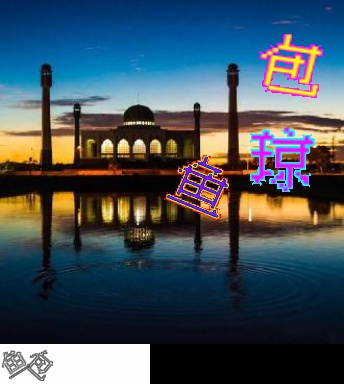
#> input picture js_reverse_cache/tasks/bili-gt3-solver/cache/live2.jpg, 344 x 384 px
$ python check_v11.py
#> lines starting #> are read from the running program, lines starting #| are printed output that depends on the picture
### js_reverse_cache/tasks/bili-gt3-solver/gt3_click_solve_v11.py
"""Word-click solver v11: prompt-filtered multi-model OCR identification.

Key idea (validated against real rounds)
---------------------------------------
A single glamorous reading of a rotated neon glyph is unreliable, but we do not need
one: for prompt character X we only ask whether some glyph was read as EXACTLY X at
some rotation.  The prompt supplies the filter, so the widely-confusable readings that
OCR produces (鱼/画/壤 for 黄, 琼/缘/璃 for 凉) are harmless -- a distractor is only a
false candidate if it is *ever* read as one of the (few, specific) prompt characters.

Measured examples: on a live round with prompt 黄包 the glyph 包 was read 99 times and
黄 did appear, while the distractor 凉 never produced either prompt character.

Pipeline
--------
1. click count + prompt characters: fixed prompt-card geometry (bottom 116x40 of the
   round JPEG, which is what .geetest_tip_img shows at 1:1), whole-card OCR over several
   upscales with two ddddocr models
2. glyph boxes: ddddocr detector, expanded to the median box size (the detector keeps
   under-cropping glyphs) and merged when they overlap (it also splits one glyph)
3. readings: every glyph re-OCR'd over 0..355 degrees, two models, two scales
4. assignment: prompt order, fewest-hit-first, each glyph used once

usage: python gt3_click_solve_v11.py <pic.jpg> [--out vis.jpg] [--json out.json]
"""
from __future__ import annotations

import argparse
import concurrent.futures as futures
import json
import os
import pathlib
import sys

import cv2
import numpy as np

from gt3_click_solve_dd import det_boxes, note
from gt3_click_solve_v10 import is_cjk, ocr, prompt_card

TASK = pathlib.Path(__file__).resolve().parent
ANGLES = list(range(0, 360, 10))
SCALES = (2, 3)
PADS = (6, 14)
MIN_N, MAX_N = 2, 6

# The rotation/scale sweep is ~1440 ddddocr calls per round and each costs 20-160 ms,
# which is the entire solve budget (the detector is ~0.2 s).  ddddocr classification is
# thread-safe -- onnxruntime releases the GIL and the two recognisers are shared
# read-only -- so the sweep runs on a thread pool.  Measured on a live round: 4.95x at
# 8 threads with byte-identical readings.
OCR_WORKERS = int(os.environ.get("GT3_OCR_WORKERS") or max(1, min(8, os.cpu_count() or 1)))
_OCR_POOL: futures.ThreadPoolExecutor | None = None


# [6 lines left out: function ocr_pool, not called in this run]


def build_recognisers():
    import ddddocr
    return [ddddocr.DdddOcr(show_ad=False), ddddocr.DdddOcr(show_ad=False, beta=True)]


# [65 lines left out: functions rotate_img, detect_boxes, read_glyph, not called in this run]


def solve(pic_path: pathlib.Path) -> dict:
    import ddddocr
    img = cv2.imdecode(np.fromfile(str(pic_path), dtype=np.uint8), cv2.IMREAD_COLOR)
#> img is the input picture: shape (384, 344, 3); mean B, G, R 91.7, 81.1, 67.8
    if img is None:
        raise RuntimeError(f"cannot read {pic_path}")
    h, w = img.shape[:2]
#> h = 384; w = 344
    card, box, card_src = prompt_card(img)
    field = img[:box[1], :]
    recs = build_recognisers()

    # ---- click count + prompt candidates -----------------------------------
    # We do NOT need the true character.  OCR errors are systematic: the same model
    # misreads the card's 黄 and the field's 黄 as the same wrong glyph (鱼), so matching
    # card cell <-> field glyph on whatever readings they share recovers the mapping.
    # Each card cell therefore keeps ALL of its readings, weighted by how often each
    # occurred, and the whole-card reading contributes one vote per matching length.
    texts = []
    for rec in recs:
        for s in (2, 3, 4, 6):
            t = ocr(rec, card, s)
            if t:
                texts.append(t)
    cand_chars = [[c for c in t if is_cjk(c)] for t in texts]
    lengths = sorted({len(c) for c in cand_chars if MIN_N <= len(c) <= MAX_N})
    if not lengths:
        lengths = []
    n = 0                                  # decided below by field-glyph agreement

    g = cv2.cvtColor(card, cv2.COLOR_BGR2GRAY)
    cm = (g < 140).astype(np.uint8) * 255
    cm[:1, :] = 0; cm[-1:, :] = 0; cm[:, :1] = 0; cm[:, -1:] = 0
    cols = np.where((cm > 0).sum(axis=0) > 0)[0]
    x0, x1 = (int(cols.min()), int(cols.max()) + 1) if len(cols) else (0, card.shape[1])

    # [16 lines left out: function cells_for, not called in this run]

    # ---- glyphs (needed before the count is fixed, to validate it) ----------
    det = ddddocr.DdddOcr(det=True, show_ad=False)
    boxes = detect_boxes(field, det)
    counts = []
    for (x, y, bw, bh) in boxes:
        crop = field[max(0, y - 4):y + bh + 4, max(0, x - 4):x + bw + 4]
        counts.append(read_glyph(crop, recs))
    top_count = [max(c.values()) if c else 0 for c in counts]

    # [43 lines left out: functions anchors, plan, not called in this run]

    length_votes: dict[int, int] = {}
    for c in cand_chars:
        if MIN_N <= len(c) <= MAX_N:
            length_votes[len(c)] = length_votes.get(len(c), 0) + 1

    chosen = None
    for nn in lengths:
        key, cells, sc, matched, mean_score = plan(nn)
        if chosen is None or key > chosen[0]:
            chosen = (key, nn, cells, sc, matched, mean_score)
    if chosen is None:
        # nothing readable at all: fall back to the most common length
        votes: dict[int, int] = {}
        for c in cand_chars:
            if MIN_N <= len(c) <= MAX_N:
                votes[len(c)] = votes.get(len(c), 0) + 1
        nn = max(votes, key=lambda k: (votes[k], k)) if votes else 0
        chosen = ((False, 0, 0), nn, cells_for(nn) if nn else [], np.zeros((max(nn, 1), len(boxes))), 0, 0.0)

    _key, n, cell_candidates, score, _m, _s = chosen
    prompt = [max(v, key=lambda k: v[k]) if v else "" for v in cell_candidates]

    res: dict = {"pic": str(pic_path), "size": [w, h], "solver": "v11",
                 "prompt_box": list(box), "prompt_source": card_src,
                 "prompt_readings": texts, "candidate_lengths": lengths,
                 "prompt_chars": prompt, "n_clicks": n,
                 "prompt_candidates": cell_candidates,
                 "field_boxes": [list(b) for b in boxes],
                 "readings": [sorted(c.items(), key=lambda kv: -kv[1])[:6] for c in counts]}
    if n == 0:
        res["error"] = "prompt unreadable"
        return res
    if not boxes:
        res["error"] = "no glyphs"
        return res

    # ---- assignment --------------------------------------------------------
    # score(i, j) = sum over shared readings of min(card votes, glyph hits); a glyph that
    # is confidently something else keeps a low score, and cells whose character no glyph
    # ever produced are resolved last by taking the least self-confident glyph left.
    score = np.zeros((n, len(boxes)), np.float64)
    for i in range(n):
        for j, c in enumerate(counts):
            if not c:
                continue
            score[i, j] = sum(min(v, c.get(k, 0)) for k, v in cell_candidates[i].items() if k in c)
    top_count = [max(c.values()) if c else 0 for c in counts]

    used: set[int] = set()
    matches = []
    n_cand = {i: int((score[i] > 0).sum()) for i in range(n)}
    order = sorted(range(n), key=lambda i: (n_cand[i] == 0, n_cand[i], -score[i].max()))
    for i in order:
        cands = [j for j in range(len(boxes)) if j not in used and score[i, j] > 0]
        if cands:
            pick = max(cands, key=lambda j: (score[i, j] / max(1, top_count[j]), score[i, j]))
        else:
            free = [j for j in range(len(boxes)) if j not in used]
            if not free:
                continue
            pick = min(free, key=lambda j: top_count[j])
        used.add(pick)
        bx, by, bw, bh = boxes[pick]
        best_char = max(cell_candidates[i], key=lambda k: min(cell_candidates[i][k], counts[pick].get(k, 0)),
                        default=prompt[i])
        matches.append({"prompt_index": i, "prompt_char": prompt[i], "best_char": best_char,
                        "field_index": pick, "score": float(score[i, pick]),
                        "fallback": bool(score[i, pick] == 0),
                        "x": bx + bw // 2, "y": by + bh // 2})
    matches.sort(key=lambda m: m["prompt_index"])
    res["scores"] = [[round(float(v), 2) for v in row] for row in score]
    res["matches"] = matches
    res["click_points"] = [[m["x"], m["y"]] for m in matches]
    return res


# [35 lines left out: function main, not called in this run]


# [2 lines that do not run on import are left out]

### js_reverse_cache/tasks/bili-gt3-solver/gt3_click_solve_v10.py
"""Word-click solver v10: deterministic prompt card + joint OCR/shape assignment.

Two fixes over v9
-----------------
1. The prompt card is NOT found by inspection anymore.  The SDK always renders it in
   .geetest_tip_img (116x40 CSS px) showing the bottom-left corner of the round image
   at 1:1 (background-size 298% 968%, background-position 0% 100%), i.e. the last 40
   rows and the first 116 columns of the JPEG.  The old heuristic sometimes landed on
   a bright patch of the photo (it returned y=323 instead of 344) and the prompt was
   then read from the wrong pixels.
2. Prompt characters are read jointly with the field glyphs.  Single-shot OCR of the
   card is not always right (爆炒田鸡 came back as 爆炒田鸿), but the answer must be
   among the field glyphs -- so each prompt cell keeps every reading it produced and
   the assignment prefers a reading that some unused glyph was also read as, with the
   rotation/scale IoU of the masks breaking ties and covering unreadable glyphs.

usage: python gt3_click_solve_v10.py <pic.jpg> [--out vis.jpg] [--json out.json]
"""
from __future__ import annotations

import argparse
import json
import pathlib
import sys

import cv2
import numpy as np

from gt3_click_solve import find_prompt_box
from gt3_click_solve_dd import det_boxes, note
from gt3_click_solve_v6 import norm_height, rotate_mask
from mask_v2 import field_mask_v2, prompt_mask_v2

TASK = pathlib.Path(__file__).resolve().parent
GLYPH_H = 48
ANGLES = list(range(0, 360, 10))
SCALES = (0.9, 1.0, 1.1)
MIN_ANGLE_HITS = 2
CARD_W, CARD_H = 116, 40


def is_cjk(ch: str) -> bool:
    return len(ch) == 1 and "\u4e00" <= ch <= "\u9fff"


# [14 lines left out: functions rotate_img, ocr, not called in this run]


def prompt_card(img: np.ndarray) -> tuple[np.ndarray, tuple[int, int, int, int], str]:
    """Deterministic card; falls back to the heuristic only if the corner is not card-like."""
    h, w = img.shape[:2]
#> h = 384; w = 344
    if h > CARD_H + 8 and w > CARD_W + 8:
        card = img[h - CARD_H:h, 0:CARD_W]
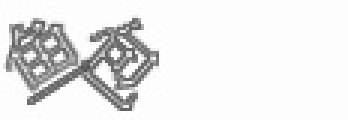
#> card: shape (40, 116, 3) (shown 3 times larger); mean B, G, R 232.3, 232.1, 232.2
        if float(cv2.cvtColor(card, cv2.COLOR_BGR2GRAY).mean()) > 170:
            return card, (0, h - CARD_H, CARD_W, CARD_H), "fixed"
    px, py, pw, ph = find_prompt_box(img)
    return img[py:py + ph, px:px + min(pw, 200)], (px, py, pw, ph), "heuristic"


# [195 lines left out: functions split_cells, iou_best, solve, main, not called in this run]


# [2 lines that do not run on import are left out]

### js_reverse_cache/tasks/bili-gt3-solver/check_v11.py
"""Offline check of gt3_click_solve_v11 against rounds whose answer we know by eye.

usage: python check_v11.py
"""
from __future__ import annotations

import json
import pathlib
import sys

import gt3_click_solve_v11 as v11

TASK = pathlib.Path(__file__).resolve().parent

# (image, prompt, {char: (x, y) of the glyph that must be clicked, in prompt order})
CASES = [
    {
        "pic": "cache/live2.jpg",
        "prompt": "黄包",
        "expect": [(195, 185), (290, 63)],          # 黄(Labelled tilted) then 包
    },
    {
        "pic": "cache/proto_20260921-200924/pic_7.jpg",
        "prompt": "爆炒田鸡",
        "expect": [(87, 289), (128, 140), (191, 36), (231, 246)],   # 爆 炒 田 鸡
    },
    {
        "pic": "cache/proto_20260921-200053/pic_7.jpg",
        "prompt": "炸茄盒",
        "expect": [(40, 185), (165, 39), (108, 162)],               # 炸 茄 盒
    },
    {
        "pic": "cache/live.jpg",
        "prompt": "鸡豆冰粉",
        "expect": [(93, 237), (272, 216), (157, 121), (81, 130)],   # 鸡 豆 冰 粉
    },
]


def near(a, b, tol=30):
    return abs(a[0] - b[0]) <= tol and abs(a[1] - b[1]) <= tol


def main() -> int:
    ok_all = True
    for case in CASES:
        pic = TASK / case["pic"]
        if not pic.exists():
            print(f"[skip] {case['pic']} missing")
            continue
        try:
            res = v11.solve(pic)
#> in solve, `card, box, card_src = prompt_card(img)`: box = (0, 344, 116, 40); card_src = 'fixed'
#> in solve, `field = img[:box[1], :]`:
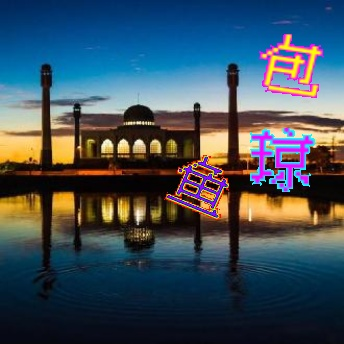
#> field: shape (344, 344, 3); mean B, G, R 90.4, 78.6, 63.6
        except Exception as exc:  # noqa: BLE001
            print(f"[err ] {case['pic']}: {exc}")
            ok_all = False
            continue
        got = [tuple(p) for p in res.get("click_points") or []]
        exp = case["expect"]
        good = len(got) == len(exp) and all(near(g, e) for g, e in zip(got, exp))
        ok_all &= good
        print(f"[{'PASS' if good else 'FAIL'}] {case['pic']}")
        print(f"        prompt read={res.get('prompt_chars')} expected={list(case['prompt'])}")
        print(f"        boxes={res.get('field_boxes')}")
        print(f"        got={got}")
        print(f"        exp={exp}")
        for j, r in enumerate(res.get("readings") or []):
            print(f"        glyph{j}: " + " ".join(f"{k}x{v}" for k, v in r))
    print("ALL PASS" if ok_all else "SOME FAILED")
    return 0 if ok_all else 1


if __name__ == "__main__":
    sys.exit(main())
#> (the call stopped at in build_recognisers, `return [ddddocr.DdddOcr(show_ad=False), ddddocr.DdddOcr(show_ad=False,..`: ddddocr is not available in this run)

$ run again, with js_reverse_cache/tasks/bili-gt3-solver/cache/live3.jpg copied over js_reverse_cache/tasks/bili-gt3-solver/cache/live2.jpg
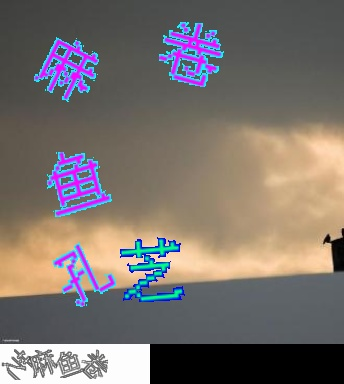
#> input picture js_reverse_cache/tasks/bili-gt3-solver/cache/live3.jpg, 344 x 384 px
#> in solve, img is the input picture: shape (384, 344, 3); mean B, G, R 109, 112.9, 121.3
#> in prompt_card, `card = img[h - CARD_H:h, 0:CARD_W]`:
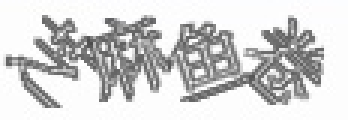
#> card: shape (40, 116, 3) (shown 3 times larger); mean B, G, R 210.7, 210.6, 210.6
#> box = (0, 344, 116, 40); card_src = 'fixed'
#> in solve, `field = img[:box[1], :]`:
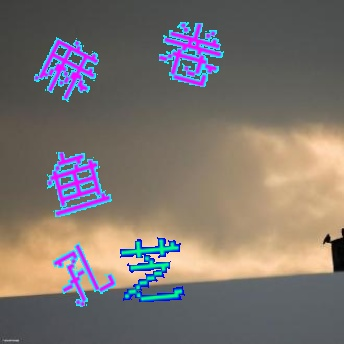
#> field: shape (344, 344, 3); mean B, G, R 110.5, 114.9, 124.2

$ run again, with js_reverse_cache/tasks/bili-gt3-solver/cache/browser_round2.jpg copied over js_reverse_cache/tasks/bili-gt3-solver/cache/live2.jpg
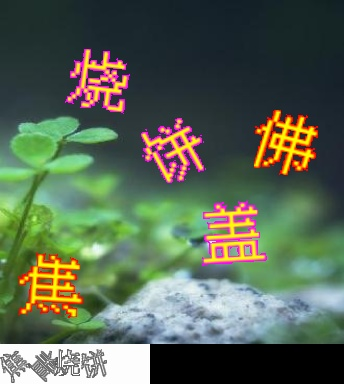
#> input picture js_reverse_cache/tasks/bili-gt3-solver/cache/browser_round2.jpg, 344 x 384 px
#> in solve, img is the input picture: shape (384, 344, 3); mean B, G, R 82.4, 102, 88.5
#> in prompt_card, `card = img[h - CARD_H:h, 0:CARD_W]`:
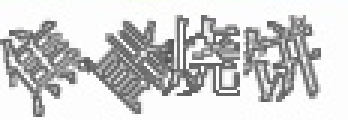
#> card: shape (40, 116, 3) (shown 3 times larger); mean B, G, R 207.1, 207.2, 207.1
#> box = (0, 344, 116, 40); card_src = 'fixed'
#> in solve, `field = img[:box[1], :]`:
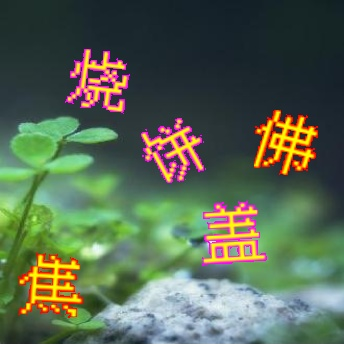
#> field: shape (344, 344, 3); mean B, G, R 80.9, 102.8, 87.8
